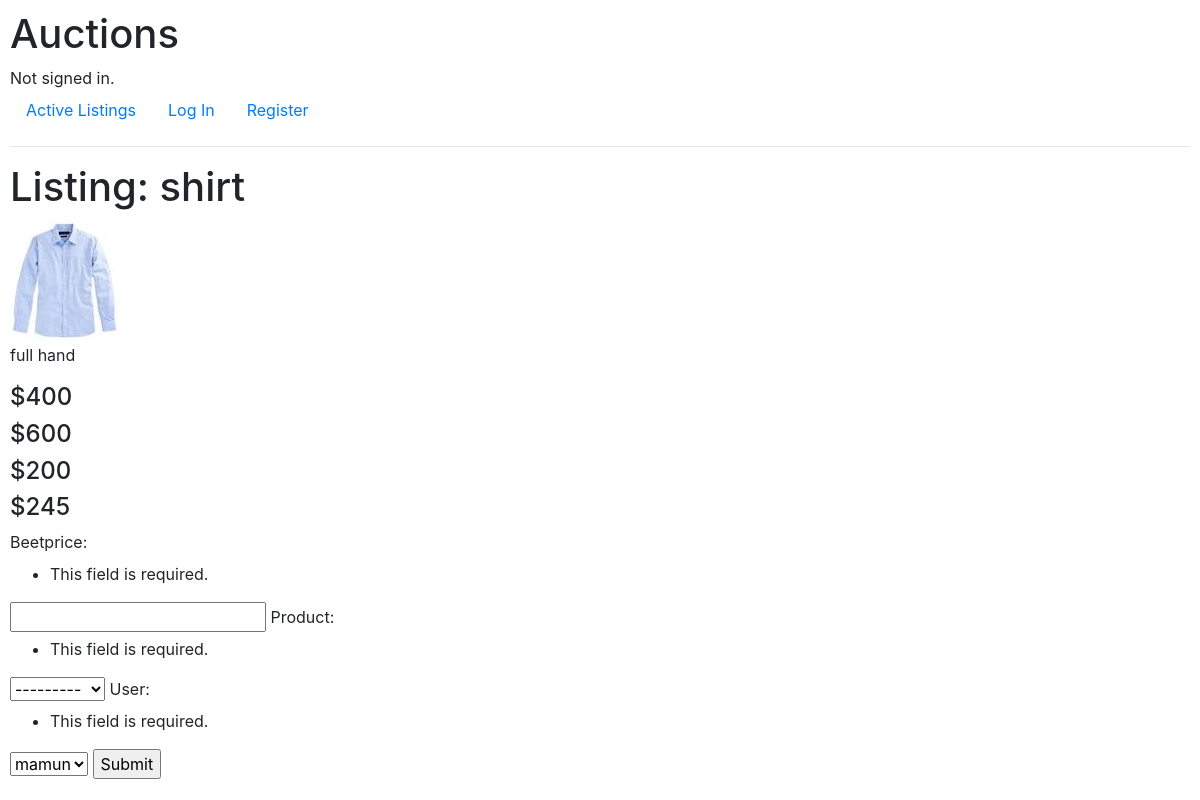
/listing/2, run on the app's committed database.
### auctions/models.py (models this page shows, shortened)
class Product(models.Model):
    productname = models.CharField(max_length=60)
    price = models.IntegerField(default=0)
    description = models.CharField(max_length=250, default='', blank=True, null=True)
    posted = models.DateTimeField(default=timezone.now)
    image = models.ImageField(upload_to='products')
    catagory=models.ForeignKey(Category, on_delete=models.CASCADE, default=1)
    def __str__(self):
        return self.productname

class Beet(models.Model):
    beetprice = models.IntegerField(default=0)
    product = models.ForeignKey(Product, on_delete=models.CASCADE, related_name='beet_set')
    user = models.ForeignKey(User, on_delete=models.CASCADE, default=1)
    def __str__(self):
        return str(self.beetprice)

### auctions/views.py (the view)
# urls.py: path("listing/<str:id>", views.bid, name = "bid" ),
def bid(request, id):
    products = Product.objects.get(pk=id)
    beet = products.beet_set.all()
    form = beetForm(request.POST)
    if request.method == 'POST':
        if form.is_valid():
            form.save()
            return HttpResponseRedirect(id)
        else:
            form = NameForm()
    context = {
        "product": products,
        "beet": beet,
        "form": form
    }
    return render(request, "auctions/bid.html", context)

### auctions/models.py
class beetForm(ModelForm):
    class Meta:
        model = Beet
        fields = ['beetprice', 'product', 'user']

### auctions/templates/auctions/bid.html (shortened to what this page needs)
{% extends "auctions/layout.html" %}
{%block body%}
<h1>Listing: {{product.productname}}</h1>
<img src = "{{product.image.url}}">
<p>{{product.description}}</p>
{%for b in beet%}
	<h4>${{b}}</h4>
{%endfor%}
<form action="{% url "bid" product.id %}" method="post">
    {{ form }}
    <input type="submit" value="Submit">
</form>
{%endblock%}

### auctions/templates/auctions/layout.html (style rules this page uses)
body { padding: 10px; }
img { max-width: 100% }

### data on the page
Product: productname "shirt", image (picture), description "full hand"
Beet: beetprice "400"
Beet: beetprice "600"
Beet: beetprice "200"
Beet: beetprice "245"
